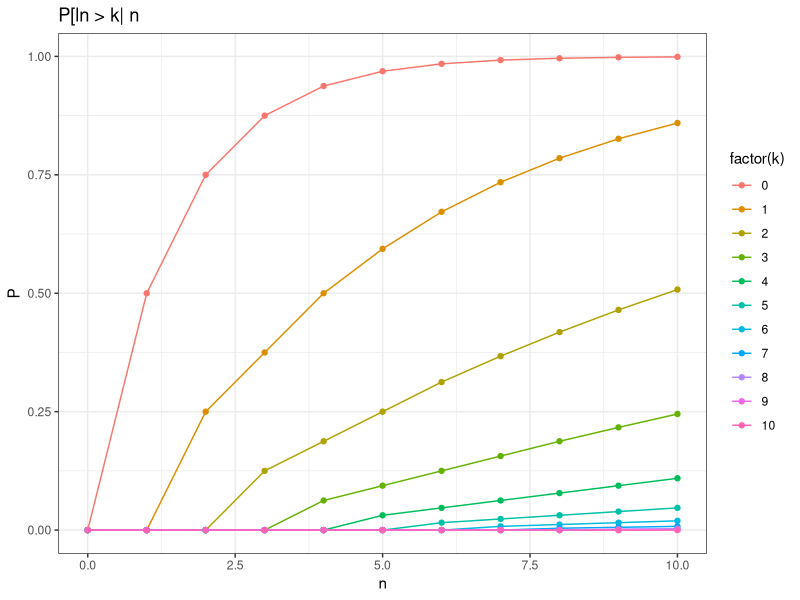

Reproduce this figure in R. (Note: a time limit stopped this script after it produced the figure.)
require(reshape2)
require(ggplot2)

# Estimation of P[ln > k|n] where ln is the length of the longest run
# of successes in n Bernoulli trials.
#
# we start by calculating P[ln <= k|n] := P[k|n]

# Approach 1: write an equation for P[k|n] by iteratively
# contitioning from the first throw and on:
# P[k|n] = p P[k|n, H] + (1-p) P[k|n-1] =
# ...    = p^k (1-p) P[k|n-1-k] + ... + (1-p) P[k|n-1]
# solve this by dynamic programming:

CalcPLongestRunLessEqual1 <- function(p, k, n) {
  
  if (n < 0)
    stop("n < 0")
  if (k < 0)
    stop("k < 0")
  
  # state tracks the probabilities for each n: state[n+1] = P[k|n]
  state <- array(NA, n+1)
  state[1:min(k+1, n+1)] <- 1 # don't need to calculate for n <= k
  
  CalcPLongestRunLessEqualImpl1(p, k, n, state)
}

CalcPLongestRunLessEqualImpl1 <- function(p, k, n, state) {

  if (n <= k) # we have alerady dealt with these during initialization
    return (state)
  
  pkn <- state[n+1]
  if (is.na(pkn)) { # it's a first timer!
    
    # this will update state up to n-1
    state <- CalcPLongestRunLessEqualImpl1(p, k, n - 1, state)
    pkn = 0
    for (j in 0:min(k, n-1)) {
      pkn = pkn + p^j * state[n - j]
    }
    pkn <- (1-p) * pkn
    state[n+1] <- pkn
  }
  state
}

# Approach 2: use a Markov Chain for the evolution of state variable
# s = 0, 1, 2, ..., k length of the latest run + a final absorbing
# state (s[k+2]) which embed when there has been a run longer than k.
# The transition matrix A has the form:
#
# 1-p 1-p 1-p ... 1-p  0
#   p   0   0 ...   0  0
#   0   p   0 ...   0  0
#   0   0   p ...   0  0
#   ...
#   0   0   0       p  1
#
# given the initial state s = (1, 0, 0, ..., 0), the state probs
# after n throws is A^n, therefore P[k|n] being the probability
# not to be in the final absorbing state (run longer than k), we have
# P[k|n] = (1 - A^n s)[k+2]

CalcPLongestRunLessEqual2 = function(p, k, n) {
  if (n < 0)
    stop("n < 0")
  if (k < 0)
    stop("k < 0")
  
  result <- rep(NA, n+1)
  A <- cbind(rbind(rep(1-p, k+1), p * diag(k+1)), c(rep(0, k+1), 1))
  s <- c(1, rep(0, k+1)) # initial state, k = 0
  result[1] <- 1 # n = 0
  if (n > 0) {
    for (j in 1:n) {
      s <- A %*% s
      result[j+1] <- 1-s[k+2]
    }
  }
  result
}

# approach 2 is slightly faster:
system.time(result1 <- CalcPLongestRunLessEqual1(0.5, 1, 500))
system.time(result2 <- CalcPLongestRunLessEqual2(0.5, 1, 500))

# also, approach one runs out of stacks!
system.time(result1long <- tryCatch(
  CalcPLongestRunLessEqual1(0.5, 100, 100000),
  error = function(c) message("Too many recursive calls.")))
# while the Markov Chain can go on a lot
system.time(result2long <- try(CalcPLongestRunLessEqual2(0.5, 100, 100000)))

# OK, they give the same answer:
sum(result1-result2)

# We now want to calculate P[ln>k|n], which is just 1 - P[k|n]
# as defined above.

kmax <- 10
n <- 10
p <- 0.5

Prob <- matrix(NA, kmax + 1, n + 1)
for (k in 0:kmax) {
  Prob[k+1,] <- 1-CalcPLongestRunLessEqual2(p, k, n)
}
rownames(Prob) <- 0:(nrow(Prob)-1)
colnames(Prob) <- 0:(ncol(Prob)-1)

Prob <- melt(Prob)
colnames(Prob) <- c("k", "n", "P")
head(Prob[Prob$k==0, ])
head(Prob[Prob$k==1, ])
head(Prob[Prob$n==2, ])
head(Prob[Prob$n==3, ])

ggplot(data = Prob, aes(x=n, y=P, group=k, colour=factor(k))) +
  theme_bw() + ggtitle("P[ln > k| n") + xlab("n") + geom_line() + geom_point()


# let's tackle P[ln = k|n]
# just use approach 2 above, but when there has been a run of length k
# if next trial is tail jump into a second set of states which counts
# again the run length to make sure there is not going to be a longer one.
# state s = (s_a, s_b, T)
# s_a[k+1] = prob length of last run equals k conditional on there hasn't
# been a run of length k or more
# s_b[k=1] = prob length of last run equals k conditional on there has
# been a run of length k but not more.
# T = there has been a run of length more than k
CalcPLongestRunEqualK = function(p, k, n) {
  if (n < 0)
    stop("n < 0")
  if (k < 0)
    stop("k < 0")
  if (k == 0)
    return (rep(1 - p, n + 1)^(0:n))
  
  result <- rep(NA, n + 1)
  Aa <- rbind(rep(1 - p, k), cbind(p * diag(k - 1), rep(0, k - 1)))
  A.b.a <- matrix(0, k, k + 2) # from b no way to get back to a
  A.a.b <- matrix(0, k + 2, k)
  A.a.b[k + 1, k] <- p # only way from a -> b, first run reaches length k
  Ab <- cbind(rbind(rep(1 - p, k+1), p * diag(k+1)), c(rep(0, k+1), 1))
  A <- rbind(cbind(Aa, A.b.a), cbind(A.a.b, Ab))

  s <- c(1, rep(0, 2 * k + 1)) # initial state, k = 0
  result[1] <- ifelse(k == 0, 1, 0) # n = 0
  if (n > 0) {
    for (j in 1:n) {
      s <- A %*% s
      result[j+1] <- sum(s[(k + 1):(nrow(A) - 1)])
    }
  }
  result
}

CalcPLongestRunEqualKNaive = function(p, k, n) {
  if (n < 0)
    stop("n < 0")
  if (k < 0)
    stop("k < 0")
  if (k == 0)
    return (rep(1 - p, n + 1)^(0:n))
  if (n == 0)
    return (c(0))
  
  result <- rep(NA, n + 1)
  result[1] <- 0
  # init for n == 1
  for (i in 1:n) {
    if (i == 1) {
      all.sequences <- matrix(c(0, 1), 2, 1)
    } else {
      all.sequences <- rbind(cbind(rep(0, nrow(all.sequences)), all.sequences),
                             cbind(rep(1, nrow(all.sequences)), all.sequences))
    }
    n.k.max <- 0
    for (j in 1:nrow(all.sequences)) {
      max.last.length <- 0
      max.length <- 0
      for (l in 1:i) {
        if (all.sequences[j, l] == 1) {
          max.last.length = max.last.length + 1
          if (max.last.length > max.length)
            max.length <- max.last.length
        } else {
          max.last.length <- 0
        }
      }
      if (max.length == k)
        n.k.max <- n.k.max + 1
    }
    result[i + 1] <- n.k.max / nrow(all.sequences)
  }

  result
}


kmax <- 10
n <- 100
p <- 0.5
Prob <- matrix(NA, kmax + 1, n + 1)
for (k in 0:kmax) {
  Prob[k+1,] <- CalcPLongestRunEqualK(p, k, n)
}
rownames(Prob) <- 0:(nrow(Prob)-1)
colnames(Prob) <- 0:(ncol(Prob)-1)


# let's check a few...
kmax <- 10
n <- 20
p <- 0.5
ProbNaive <- matrix(NA, kmax + 1, n + 1)
for (k in 0:kmax) {
  ProbNaive[k+1,] <- CalcPLongestRunEqualKNaive(p, k, n)
}
rownames(ProbNaive) <- 0:(nrow(ProbNaive)-1)
colnames(ProbNaive) <- 0:(ncol(ProbNaive)-1)

# they should be exactly the same
sum(ProbNaive - Prob[1:nrow(ProbNaive), 1:ncol(ProbNaive)] )

# but the Markov Chain is clearly much faster
system.time(result1 <- CalcPLongestRunEqualK(0.5, 1, 18))
system.time(result2 <- CalcPLongestRunEqualKNaive(0.5, 1, 18))

Prob <- melt(Prob)
colnames(Prob) <- c("k", "n", "P")
head(Prob[Prob$k==0, ])
head(Prob[Prob$k==1, ])
head(Prob[Prob$n==2, ])
head(Prob[Prob$n==3, ])

ggplot(data = Prob, aes(x=n, y=P, group=k, colour=factor(k))) +
  theme_bw() + ggtitle("P[ln = k| n") + xlab("n") + geom_line() + geom_point()
